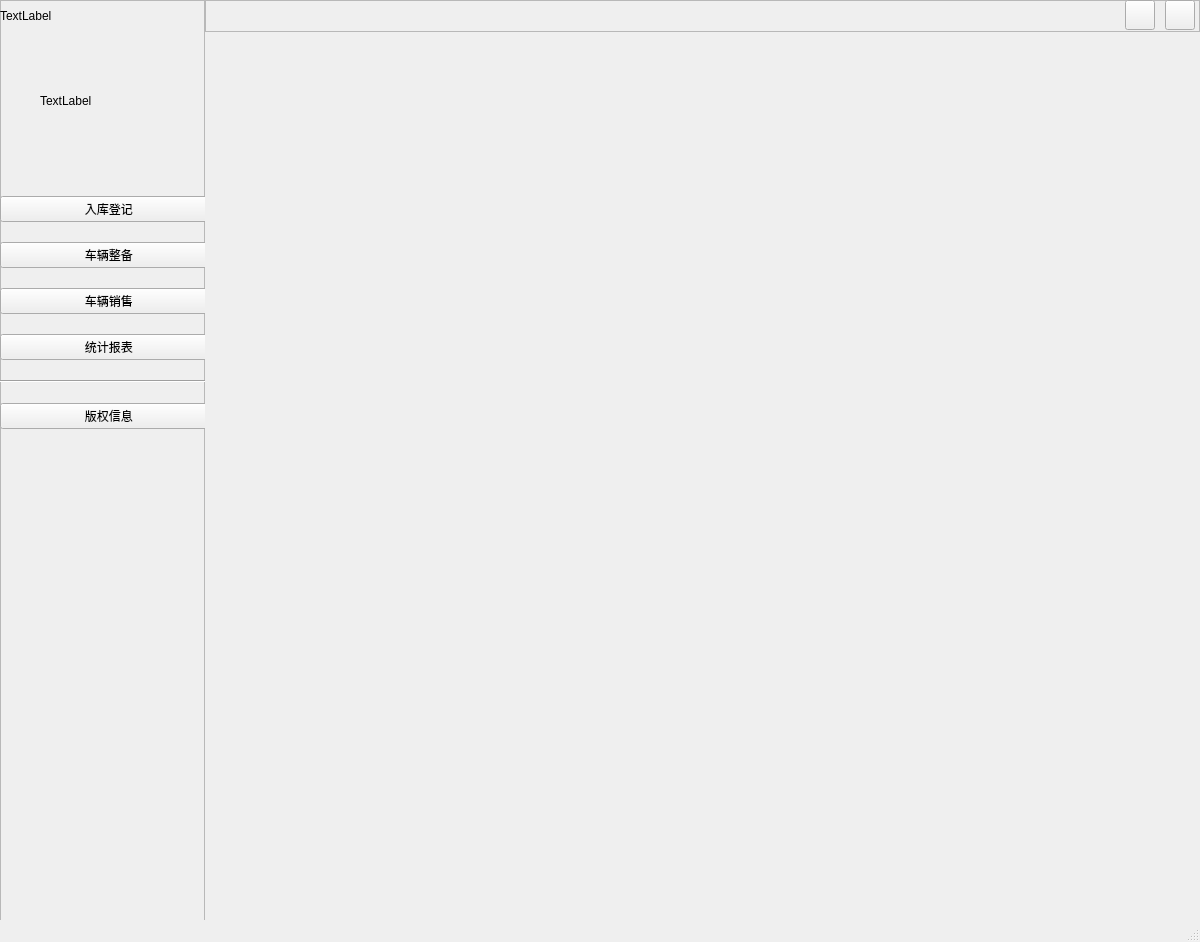
<?xml version="1.0" encoding="UTF-8"?>
<ui version="4.0">
 <class>MainWindow</class>
 <widget class="QMainWindow" name="MainWindow">
  <property name="geometry">
   <rect>
    <x>0</x>
    <y>0</y>
    <width>1200</width>
    <height>942</height>
   </rect>
  </property>
  <property name="windowTitle">
   <string>MainWindow</string>
  </property>
  <widget class="QWidget" name="centralwidget">
   <widget class="QStackedWidget" name="stackedWidget">
    <property name="geometry">
     <rect>
      <x>205</x>
      <y>32</y>
      <width>995</width>
      <height>889</height>
     </rect>
    </property>
    <property name="currentIndex">
     <number>1</number>
    </property>
    <widget class="QWidget" name="page"/>
    <widget class="QWidget" name="page_2"/>
   </widget>
   <widget class="QFrame" name="frame">
    <property name="geometry">
     <rect>
      <x>0</x>
      <y>0</y>
      <width>205</width>
      <height>921</height>
     </rect>
    </property>
    <property name="frameShape">
     <enum>QFrame::StyledPanel</enum>
    </property>
    <property name="frameShadow">
     <enum>QFrame::Raised</enum>
    </property>
    <widget class="QLabel" name="label">
     <property name="geometry">
      <rect>
       <x>40</x>
       <y>50</y>
       <width>141</width>
       <height>101</height>
      </rect>
     </property>
     <property name="text">
      <string>TextLabel</string>
     </property>
    </widget>
    <widget class="QLabel" name="title">
     <property name="geometry">
      <rect>
       <x>0</x>
       <y>0</y>
       <width>201</width>
       <height>32</height>
      </rect>
     </property>
     <property name="text">
      <string>TextLabel</string>
     </property>
    </widget>
    <widget class="QWidget" name="layoutWidget">
     <property name="geometry">
      <rect>
       <x>0</x>
       <y>182</y>
       <width>211</width>
       <height>261</height>
      </rect>
     </property>
     <layout class="QVBoxLayout" name="verticalLayout">
      <item>
       <widget class="QPushButton" name="pushButton">
        <property name="enabled">
         <bool>true</bool>
        </property>
        <property name="text">
         <string>  入库登记</string>
        </property>
       </widget>
      </item>
      <item>
       <widget class="QPushButton" name="pushButton_2">
        <property name="text">
         <string>  车辆整备</string>
        </property>
       </widget>
      </item>
      <item>
       <widget class="QPushButton" name="pushButton_3">
        <property name="text">
         <string>  车辆销售</string>
        </property>
       </widget>
      </item>
      <item>
       <widget class="QPushButton" name="pushButton_4">
        <property name="text">
         <string>  统计报表</string>
        </property>
       </widget>
      </item>
      <item>
       <widget class="Line" name="line">
        <property name="orientation">
         <enum>Qt::Horizontal</enum>
        </property>
       </widget>
      </item>
      <item>
       <widget class="QPushButton" name="main_copyright">
        <property name="text">
         <string>  版权信息</string>
        </property>
       </widget>
      </item>
     </layout>
    </widget>
   </widget>
   <widget class="QFrame" name="main_frame">
    <property name="geometry">
     <rect>
      <x>205</x>
      <y>0</y>
      <width>995</width>
      <height>32</height>
     </rect>
    </property>
    <property name="frameShape">
     <enum>QFrame::StyledPanel</enum>
    </property>
    <property name="frameShadow">
     <enum>QFrame::Raised</enum>
    </property>
    <widget class="QPushButton" name="yyy">
     <property name="geometry">
      <rect>
       <x>960</x>
       <y>0</y>
       <width>30</width>
       <height>30</height>
      </rect>
     </property>
     <property name="text">
      <string/>
     </property>
    </widget>
    <widget class="QPushButton" name="xxx">
     <property name="geometry">
      <rect>
       <x>920</x>
       <y>0</y>
       <width>30</width>
       <height>30</height>
      </rect>
     </property>
     <property name="text">
      <string/>
     </property>
    </widget>
   </widget>
  </widget>
  <widget class="QMenuBar" name="menubar">
   <property name="geometry">
    <rect>
     <x>0</x>
     <y>0</y>
     <width>1200</width>
     <height>23</height>
    </rect>
   </property>
  </widget>
  <widget class="QStatusBar" name="statusbar">
   <property name="enabled">
    <bool>false</bool>
   </property>
  </widget>
 </widget>
 <resources/>
 <connections/>
</ui>
